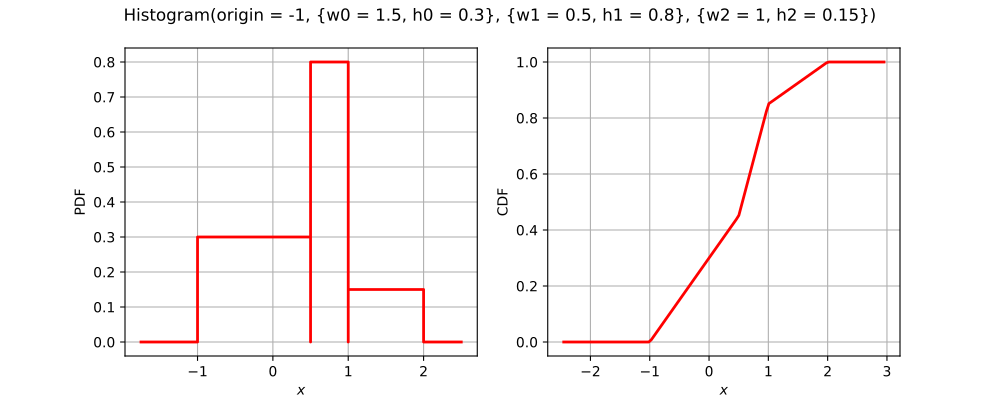

Write the Python code that produced this figure.
import openturns as ot
from matplotlib import pyplot as plt
from openturns.viewer import View
if ot.Histogram().__class__.__name__ == 'Bernoulli':
    distribution = ot.Bernoulli(0.7)
elif ot.Histogram().__class__.__name__ == 'Binomial':
    distribution = ot.Binomial(5, 0.2)
elif ot.Histogram().__class__.__name__ == 'Hypergeometric':
    distribution = ot.Hypergeometric(10, 4, 7)
elif ot.Histogram().__class__.__name__ == 'CumulativeDistributionNetwork':
    coll = [ot.Normal(2),ot.Dirichlet([0.5, 1.0, 1.5])]
    distribution = ot.CumulativeDistributionNetwork(coll, ot.BipartiteGraph([[0,1], [0,1]]))
elif ot.Histogram().__class__.__name__ == 'Histogram':
    distribution = ot.Histogram([-1.0, 0.5, 1.0, 2.0], [0.45, 0.4, 0.15])
elif ot.Histogram().__class__.__name__ == 'KernelMixture':
    kernel = ot.Uniform()
    sample = ot.Normal().getSample(5)
    bandwith = [1.0]
    distribution = ot.KernelMixture(kernel, bandwith, sample)
elif ot.Histogram().__class__.__name__ == 'MaximumDistribution':
    coll = [ot.Uniform(2.5, 3.5), ot.LogUniform(1.0, 1.2), ot.Triangular(2.0, 3.0, 4.0)]
    distribution = ot.MaximumDistribution(coll)
elif ot.Histogram().__class__.__name__ == 'Multinomial':
    distribution = ot.Multinomial(5, [0.2])
elif ot.Histogram().__class__.__name__ == 'RandomMixture':
    coll = [ot.Triangular(0.0, 1.0, 5.0), ot.Uniform(-2.0, 2.0)]
    weights = [0.8, 0.2]
    cst = 3.0
    distribution = ot.RandomMixture(coll, weights, cst)
elif ot.Histogram().__class__.__name__ == 'TruncatedDistribution':
    distribution = ot.TruncatedDistribution(ot.Normal(2.0, 1.5), 1.0, 4.0)
elif ot.Histogram().__class__.__name__ == 'UserDefined':
    distribution = ot.UserDefined([[0.0], [1.0], [2.0]], [0.2, 0.7, 0.1])
elif ot.Histogram().__class__.__name__ == 'ZipfMandelbrot':
    distribution = ot.ZipfMandelbrot(10, 2.5, 0.3)
else:
    distribution = ot.Histogram()
dimension = distribution.getDimension()
title = str(distribution)[:100].split('\n')[0]
if dimension == 1:
    distribution.setDescription(['$x$'])
    pdf_graph = distribution.drawPDF()
    cdf_graph = distribution.drawCDF()
    fig = plt.figure(figsize=(10, 4))
    pdf_axis = fig.add_subplot(121)
    cdf_axis = fig.add_subplot(122)
    View(pdf_graph, figure=fig, axes=[pdf_axis], add_legend=False)
    View(cdf_graph, figure=fig, axes=[cdf_axis], add_legend=False)
    fig.suptitle(title)
elif dimension == 2:
    distribution.setDescription(['$x_1$', '$x_2$'])
    pdf_graph = distribution.drawPDF()
    pdf_graph.setTitle(title)
    fig = plt.figure(figsize=(10, 5))
    pdf_axis = fig.add_subplot(111)
    View(pdf_graph, figure=fig, axes=[pdf_axis], add_legend=False, square_axes=False)
